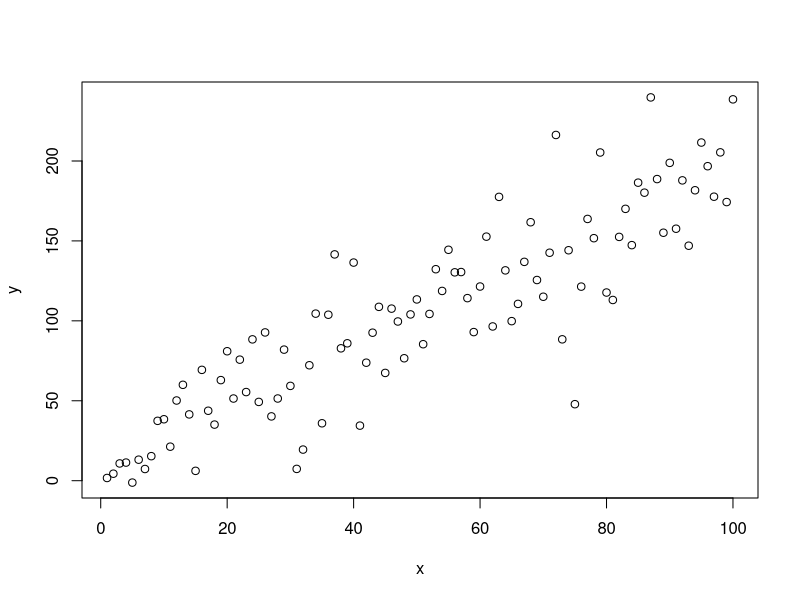
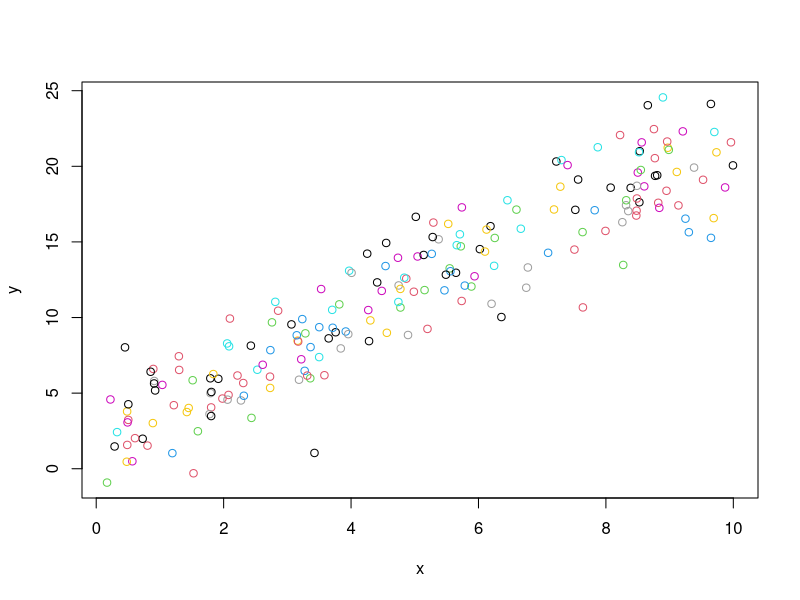

The R source for these figures, in order:
## ---- chunk 1
knitr::opts_chunk$set(echo = TRUE)
## ---- chunk 2
x = seq(1,100,length.out = 100)
y = 2 + 2 * x + rnorm(100,0,sqrt(20*x^1))
plot(y~x)
dat = data.frame(x,y)
## ---- chunk 3
library(nlme)
gls.1 = gls(y~x, data=dat,method="ML")
summary(gls.1)
# to specify the variance as a function of x we can use different functions
# (see chapter 4 of Zuur for details) or see ?varClasses
gls.2 = gls(y~x, weights=varPower(form=~x), data=dat,method="ML")
summary(gls.2)
AIC(gls.1,gls.2)
## ---- chunk 4
x = runif(200,0,10) # this is the covariate
sigma_site = 1
site = rnorm(10,0,sigma_site) # we construct 10 different sites
id = as.factor(rep(c(1:10),20)) # site id
sigma_res = 2
y = 2+ 2*x + site[id] + rnorm(200,0,sigma_res)
dat= data.frame(x,y,id)

# let's make a plot
plot(y ~x,col=id)
